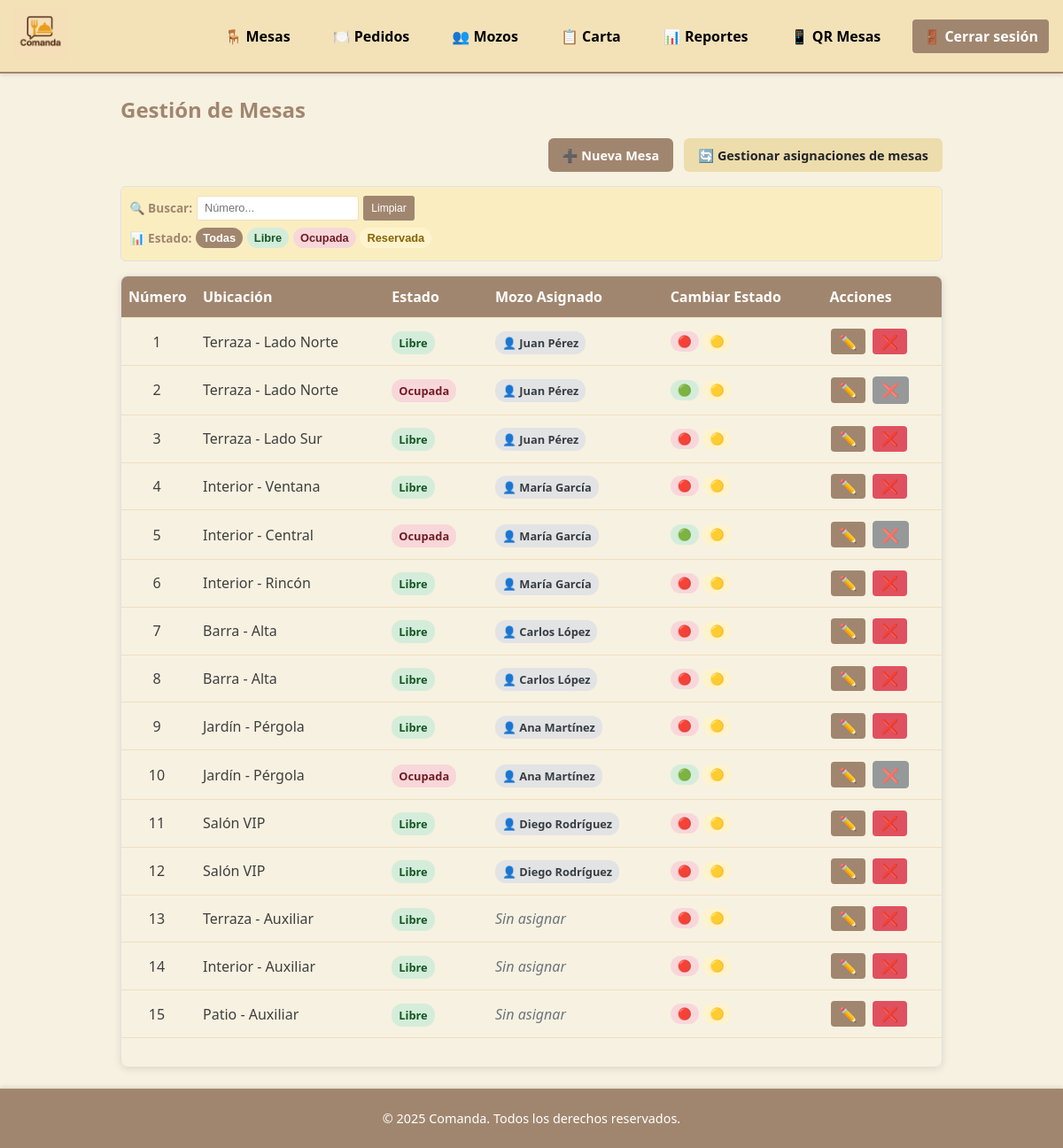
Screenshot of /index.php?route=mesas (signed in) with the database file from the repository.
### tables this page shows
CREATE TABLE mesas (
  id_mesa        INT UNSIGNED AUTO_INCREMENT PRIMARY KEY,
  numero         INT NOT NULL UNIQUE,
  estado         ENUM('libre','ocupada','reservada') NOT NULL DEFAULT 'libre',
  ubicacion      VARCHAR(100) NULL,
  id_mozo        INT UNSIGNED NULL,
  fecha_creacion TIMESTAMP NOT NULL DEFAULT CURRENT_TIMESTAMP,
  CONSTRAINT fk_mesas_mozo 
    FOREIGN KEY (id_mozo) REFERENCES usuarios(id_usuario) 
    ON UPDATE CASCADE ON DELETE SET NULL
);

### src/config/helpers.php (called while the page is built)
<?php
function getBaseUrl() {
    $protocol = isset($_SERVER['HTTPS']) && $_SERVER['HTTPS'] === 'on' ? 'https' : 'http';
    $host = $_SERVER['HTTP_HOST'];
    $script_name = $_SERVER['SCRIPT_NAME'];
    return $protocol . '://' . $host . dirname($script_name);
}
function url($route = '', $params = []) {
    $base_url = getBaseUrl();
    $url = $base_url . '/index.php';
    if ($route) {
        $url .= '?route=' . $route;
    }
    foreach ($params as $key => $value) {
        $url .= ($route || !empty($params)) ? '&' : '?';
        $url .= urlencode($key) . '=' . urlencode($value);
    }
    return $url;
}
?>

### src/models/Mesa.php (called while the page is built, shortened)
<?php
class Mesa {
    public static function all(): array {
        $db   = (new Database)->getConnection();
        $stmt = $db->query("
            SELECT m.*,
                   u.nombre as mozo_nombre,
                   u.apellido as mozo_apellido,
                   CONCAT(u.nombre, ' ', u.apellido) as mozo_nombre_completo
            FROM mesas m
            LEFT JOIN usuarios u ON m.id_mozo = u.id_usuario
            ORDER BY m.numero ASC
        ");
        return $stmt->fetchAll(PDO::FETCH_ASSOC);
    }
}

### src/views/mesas/index.php (the view, shortened to what this page needs)
<?php
require_once __DIR__ . '/../../config/helpers.php';
$rol = $_SESSION['user']['rol'];
$mesas = Mesa::all();
?>
<h2><?= $rol === 'administrador' ? 'Gestión de Mesas' : 'Consulta de Mesas' ?></h2>
<?php if ($rol === 'administrador'): ?>
  <div class="action-buttons" style="display: flex; justify-content: flex-end; gap: 0.75rem; margin-bottom: 1rem; align-items: center;">
    <a href="<?= url('mesas/create') ?>" class="button" style="padding: 0.6rem 1rem; font-size: 0.9rem; white-space: nowrap;">
      ➕ Nueva Mesa
    </a>
    <a href="<?= url('mesas/cambiar-mozo') ?>" class="button" style="background:rgb(237, 221, 172); color: #212529; padding: 0.6rem 1rem; font-size: 0.9rem; white-space: nowrap;">
      🔄 Gestionar asignaciones de mesas
    </a>
  </div>
<?php else: ?>
  <div style="background: #d1ecf1; padding: 8px; border-radius: 4px; margin-bottom: 1rem; color: #0c5460; font-size: 0.9rem; text-align: center;">
    👁️ Vista de solo lectura - Consulta las mesas disponibles
  </div>
<?php endif; ?>
<div class="filters-container">
  <div id="filtersContent" class="search-filter" style="background: rgb(250, 238, 193); border: 1px solid #e0e0e0; border-radius: 6px; padding: 0.6rem; margin-bottom: 1rem;">
  <div style="display: flex; align-items: center; gap: 0.3rem; flex-wrap: nowrap; margin-bottom: 0.5rem;">
    <label for="mesaSearch" style="font-weight: 600; color: var(--secondary); font-size: 0.85rem;">🔍 Buscar:</label>
    <input type="text"
           id="mesaSearch"
           placeholder="Número..."
           style="padding: 0.3rem 0.5rem; border: 1px solid var(--accent); border-radius: 3px; font-size: 0.8rem; min-width: 120px; height: 28px;">
    <button id="clearSearch"
            style="padding: 0.3rem 0.6rem; background: var(--secondary); color: white; border: none; border-radius: 3px; cursor: pointer; font-size: 0.75rem; height: 28px;">
      Limpiar
    </button>
  </div>
  <div style="display: flex; align-items: center; gap: 0.3rem; flex-wrap: wrap;">
    <label style="font-weight: 600; color: var(--secondary); font-size: 0.85rem;">📊 Estado:</label>
    <div class="status-filters" style="display: flex; gap: 0.3rem; flex-wrap: wrap;">
      <button class="status-filter-btn active" data-status="all" style="padding: 4px 8px; border: none; background: var(--secondary); color: white; border-radius: 12px; cursor: pointer; font-size: 0.8em; font-weight: bold; transition: all 0.3s ease;">
        Todas
      </button>
      <button class="status-filter-btn" data-status="libre" style="padding: 4px 8px; border: none; background: #d4edda; color: #155724; border-radius: 12px; cursor: pointer; font-size: 0.8em; font-weight: bold; transition: all 0.3s ease;">
        Libre
      </button>
      <button class="status-filter-btn" data-status="ocupada" style="padding: 4px 8px; border: none; background: #f8d7da; color: #721c24; border-radius: 12px; cursor: pointer; font-size: 0.8em; font-weight: bold; transition: all 0.3s ease;">
        Ocupada
      </button>
      <button class="status-filter-btn" data-status="reservada" style="padding: 4px 8px; border: none; background: #fff3cd; color: #856404; border-radius: 12px; cursor: pointer; font-size: 0.8em; font-weight: bold; transition: all 0.3s ease;">
        Reservada
      </button>
    </div>
  </div>
  </div>
</div>
<div class="table-responsive">
<table class="table">
  <thead>
    <tr>
      <th>Número</th>
      <th>Ubicación</th>
      <th>Estado</th>
      <th>Mozo Asignado</th>
      <th>Cambiar Estado</th>
      <?php if ($rol === 'administrador'): ?>
        <th>Acciones</th>
      <?php endif; ?>
    </tr>
  </thead>
  <tbody>
    <?php foreach ($mesas as $m): ?>
      <tr>
        <td><?= htmlspecialchars($m['numero']) ?></td>
        <td><?= htmlspecialchars($m['ubicacion'] ?? '—') ?></td>
        <td>
          <?php
          $estado = $m['estado'];
          if ($estado === 'libre') {
              $bg_color = '#d4edda';
              $text_color = '#155724';
          } elseif ($estado === 'reservada') {
              $bg_color = '#fff3cd';
              $text_color = '#856404';
          } else {
              $bg_color = '#f8d7da';
              $text_color = '#721c24';
          }
          ?>
          <span style="padding: 4px 8px; border-radius: 12px; font-size: 0.8em; font-weight: bold;
                       background: <?= $bg_color ?>;
                       color: <?= $text_color ?>;">
            <?= htmlspecialchars(ucfirst($m['estado'])) ?>
          </span>
        </td>
        <td>
          <?php if (!empty($m['mozo_nombre_completo'])): ?>
            <span style="padding: 4px 8px; border-radius: 12px; font-size: 0.8em; font-weight: bold;
                         background: #e2e3e5; color: #383d41;">
              👤 <?= htmlspecialchars($m['mozo_nombre_completo']) ?>
            </span>
          <?php else: ?>
            <span style="color: #6c757d; font-style: italic;">Sin asignar</span>
          <?php endif; ?>
        </td>
        <td>
          <div class="state-shortcuts">
            <?php if ($m['estado'] !== 'libre'): ?>
              <button class="state-btn libre" onclick="cambiarEstado(<?= $m['id_mesa'] ?>, 'libre')" title="Marcar como Libre">
                🟢
              </button>
            <?php endif; ?>
            <?php if ($m['estado'] !== 'ocupada'): ?>
              <button class="state-btn ocupada" onclick="cambiarEstado(<?= $m['id_mesa'] ?>, 'ocupada')" title="Marcar como Ocupada">
                🔴
              </button>
            <?php endif; ?>
            <?php if ($m['estado'] !== 'reservada'): ?>
              <button class="state-btn reservada" onclick="cambiarEstado(<?= $m['id_mesa'] ?>, 'reservada')" title="Marcar como Reservada">
                🟡
              </button>
            <?php endif; ?>
          </div>
        </td>
        <?php if ($rol === 'administrador'): ?>
          <td>
            <a href="<?= url('mesas/edit', ['id' => $m['id_mesa']]) ?>" class="btn-action" title="Editar mesa">
              ✏️
            </a>
            <?php if ($m['estado'] === 'libre'): ?>
              <a href="#" class="btn-action delete"
                 onclick="confirmarBorrado(<?= $m['id_mesa'] ?>, <?= $m['numero'] ?>)"
                 title="Eliminar mesa">
                ❌
              </a>
            <?php else: ?>
              <span class="btn-action disabled"
                    title="No se puede borrar una mesa <?= $m['estado'] ?>">
                ❌
              </span>
            <?php endif; ?>
          </td>
        <?php endif; ?>
      </tr>
    <?php endforeach; ?>
  </tbody>
</table>
</div>

### public/assets/css/style.css (style rules this page uses)
:root { --background: #f7f1e1; --surface: hsl(42, 60%, 84%); --primary: #f3e2b8; --secondary: #a1866f; --accent: #eee0be; --text: #3f3f3f; --text-light: #ffffff; }
* { margin: 0; padding: 0; box-sizing: border-box; }
html, body { min-height: 100%; font-family: "Segoe UI", Tahoma, sans-serif; background-color: var(--background); color: var(--text); }
h1, h2 { margin-bottom: 1rem; color: var(--secondary); }
table { width: 100%; border-collapse: collapse; margin-bottom: 2rem; }
.table-responsive { display: block; max-height: 70vh; overflow-y: auto; border: 1px solid #e0e0e0; border-radius: 8px; box-shadow: 0 2px 8px rgba(0,0,0,0.1); position: relative; }
.table-responsive::after { content: ''; position: sticky; bottom: 0; left: 0; right: 0; height: 20px; background: linear-gradient(transparent, rgba(0,0,0,0.1)); pointer-events: none; border-radius: 0 0 8px 8px; }
.action-buttons { display: flex; justify-content: flex-end; gap: 0.75rem; margin-bottom: 1rem; align-items: center; }
.action-buttons .button { padding: 0.6rem 1rem; font-size: 0.9rem; white-space: nowrap; transition: all 0.3s ease; border-radius: 6px; text-decoration: none; display: inline-block; font-weight: 600; }
.search-filter { background: #f8f9fa; border: 1px solid #e0e0e0; border-radius: 6px; padding: 0.6rem; margin-bottom: 0.8rem; }
th, td { padding: 0.75rem; text-align: left; border-bottom: 1px solid var(--accent); }
.table th:nth-child(1), .table td:nth-child(1) { width: 80px; min-width: 80px; max-width: 80px; text-align: center; padding: 0.75rem 0.5rem; }
th { background-color: var(--secondary); color: var(--text-light); font-weight: 600; }
a.button { display: inline-block; background-color: var(--secondary); color: var(--text-light); padding: 0.5rem 1rem; border-radius: 4px; text-decoration: none; font-size: 0.95rem; transition: background-color 0.2s ease; }
.btn-action { padding: 0.4rem 0.6rem; font-size: 1rem; line-height: 1; border-radius: 0.25rem; background-color: var(--secondary); color: var(--text-light); border: none; cursor: pointer; display: inline-block; margin: 0 0.1rem; text-decoration: none; transition: all 0.3s ease; min-width: 32px; text-align: center; }
.btn-action.disabled { background-color: #6c757d !important; color: #ffffff !important; cursor: not-allowed; opacity: 0.7; pointer-events: none; border: 1px solid #6c757d !important; }
.btn-action.delete { background-color: #e0515f; color: #ffffff; }
.state-shortcuts { display: flex; gap: 0.3rem; flex-wrap: wrap; }
.state-btn { padding: 4px 8px; border: none; border-radius: 12px; cursor: pointer; font-size: 0.8em; font-weight: bold; transition: all 0.3s ease; min-width: 32px; text-align: center; }
.state-btn.libre { background-color: #d4edda; color: #155724; }
.state-btn.ocupada { background-color: #f8d7da; color: #721c24; }
.state-btn.reservada { background-color: #fff3cd; color: #856404; }

### src/views/mesas/index.php (style rules this page uses)
.filters-container { margin-bottom: 1rem; }
@media (min-width: 769px) { #filtersContent { display: block !important; } }

### rows the page displays
mesas: numero "1", ubicacion "Terraza - Lado Norte", estado "Libre", mozo_nombre_completo "Juan Pérez"
mesas: numero "2", ubicacion "Terraza - Lado Norte", estado "Ocupada", mozo_nombre_completo "Juan Pérez"
mesas: numero "3", ubicacion "Terraza - Lado Sur", estado "Libre", mozo_nombre_completo "Juan Pérez"
mesas: numero "4", ubicacion "Interior - Ventana", estado "Libre", mozo_nombre_completo "María García"
mesas: numero "5", ubicacion "Interior - Central", estado "Ocupada", mozo_nombre_completo "María García"
mesas: numero "6", ubicacion "Interior - Rincón", estado "Libre", mozo_nombre_completo "María García"
mesas: numero "7", ubicacion "Barra - Alta", estado "Libre", mozo_nombre_completo "Carlos López"
mesas: numero "8", ubicacion "Barra - Alta", estado "Libre", mozo_nombre_completo "Carlos López"
mesas: numero "9", ubicacion "Jardín - Pérgola", estado "Libre", mozo_nombre_completo "Ana Martínez"
mesas: numero "10", ubicacion "Jardín - Pérgola", estado "Ocupada", mozo_nombre_completo "Ana Martínez"
mesas: numero "11", ubicacion "Salón VIP", estado "Libre", mozo_nombre_completo "Diego Rodríguez"
mesas: numero "12", ubicacion "Salón VIP", estado "Libre", mozo_nombre_completo "Diego Rodríguez"
mesas: numero "13", ubicacion "Terraza - Auxiliar", estado "Libre", shows "Sin asignar"
mesas: numero "14", ubicacion "Interior - Auxiliar", estado "Libre", shows "Sin asignar"
mesas: numero "15", ubicacion "Patio - Auxiliar", estado "Libre", shows "Sin asignar"
